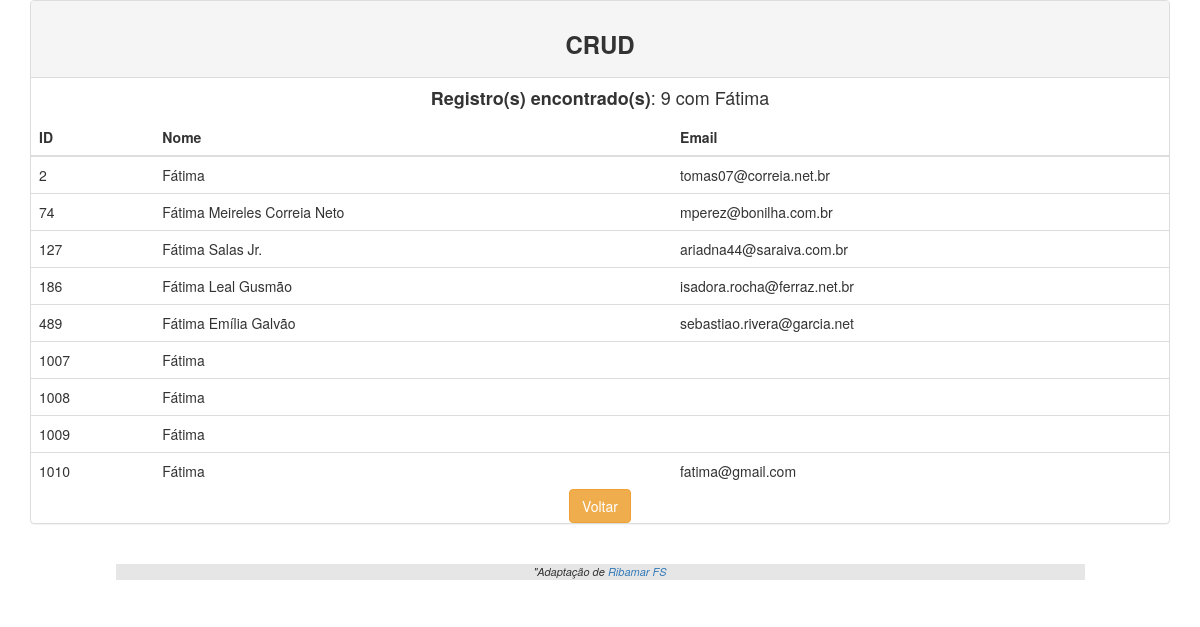
/search.php?keyword=Fátima, run on the app's committed database.
### tables this page shows
CREATE TABLE `clientes` (
  `id` int(11) NOT NULL AUTO_INCREMENT,
  `nome` varchar(50) NOT NULL,
  `email` varchar(50) DEFAULT NULL,
  PRIMARY KEY (`id`)
);

### classes/Crud.php (called while the page is built, shortened)
<?php
class Crud
{
    public function __construct($pdo, $table)
    {
        $this->pdo = $pdo;
    }
}

### search.php (the view)
<?php
require_once('./header.php');
require_once('classes/Crud.php');
$crud = new Crud($pdo, 'clientes');
if(isset($_GET['keyword'])){
    $keyword=$_GET['keyword'];
    $sql = "select * from clientes WHERE nome LIKE :keyword order by id";
    $sth = $crud->pdo->prepare($sql);
    $sth->bindValue(":keyword", $keyword."%");
    $sth->execute();
    $rows =$sth->fetchAll(PDO::FETCH_ASSOC);
}
?>
<div class="container">
    <div class="panel panel-default">
        <div class="panel-heading text-center"><h3><b>CRUD</b></h3></div>
<?php
print '<div class="text-center"><h4><b>Registro(s) encontrado(s)</b>: '.count($rows).' com '.$keyword.'</h4></div>';
if(count($rows) > 0){
?>
    <table class="table table-hover">
        <thead>
            <tr>
                <th>ID</th>
                <th>Nome</th>
                <th>Email</th>
            </tr>
        </thead>
<?php
    foreach ($rows as $row){
        echo "<tr>" .
        "<td>" . $row['id'] . "</td>" .
        "<td>" . $row['nome'] . "</td>" .
        "<td>" . $row['email'] . "</td>" .
        "</tr>";
    }
    echo "</table>";
}else{
    print '<h3>Nenhum Registro encontrado!</h3>
</div>';
}
?>
<div class="text-center"><input name="send" class="btn btn-warning" type="button" onclick="location='index.php'" value="Voltar"></div>
</div>
<br>
<?php require_once('./footer.php'); ?>

### header.php (shortened to what this page needs)
<?php
include_once("classes/Crud.php");
?>
<!DOCTYPE html>
<html lang="pt">
<head>
    <link href="assets/css/bootstrap.min.css" rel="stylesheet" type="text/css" />
    <link href="assets/css/style.css" rel="stylesheet" type="text/css" />
</head>

### footer.php
<div class="container footer text-center">
    <i>"Adaptação de <a href="https://ribafs.org" target="_blank">Ribamar FS</a></i>
</div>
<br>
</body>
</html>

### assets/css/style.css (style rules this page uses)
.footer { background-color:#e6e6e6; width:85%; font-size:11px; text-align:center; }

### data on the page
clientes: id "2", nome "Fátima", email "tomas07@correia.net.br"
clientes: id "74", nome "Fátima Meireles Correia Neto", email "mperez@bonilha.com.br"
clientes: id "127", nome "Fátima Salas Jr.", email "ariadna44@saraiva.com.br"
clientes: id "186", nome "Fátima Leal Gusmão", email "isadora.rocha@ferraz.net.br"
clientes: id "489", nome "Fátima Emília Galvão", email "sebastiao.rivera@garcia.net"
clientes: id "1007", nome "Fátima"
clientes: id "1008", nome "Fátima"
clientes: id "1009", nome "Fátima"
clientes: id "1010", nome "Fátima", email "fatima@gmail.com"

### other printed values
count($rows) "9"
$keyword "Fátima"
